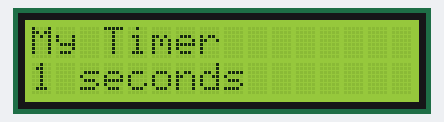
A sketch run on a simulated Arduino Uno, built with avr-gcc and run on an emulated ATmega328P. On the bench: 16×2 character LCD.

Above: at 0.1 s.
At 1.1 s:
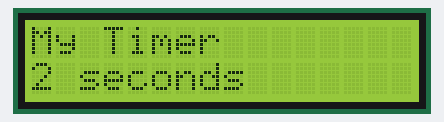
At 2.1 s:
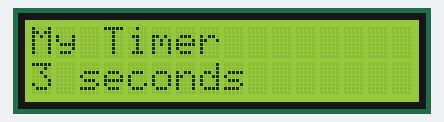
At 4.1 s:
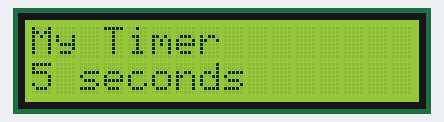
At 6.1 s:
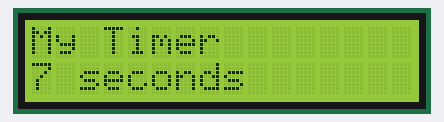
At 9.1 s:
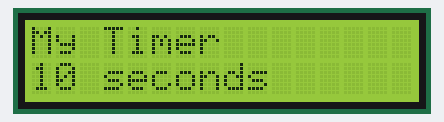

Measured:
- by itself, everything shown: repeats every 10.0 s, in 10 steps
- what the display in image 1 shows lasts 1.0 s, from 1.1 s to 2.1 s

The sketch:

LCDtimer.ino
```cpp
#include <LiquidCrystal.h> // load a liquid display library
LiquidCrystal LCD(10,9,5,4,3,2); // create the LiquidCrystal object
                                // named LCD
/* LCD pin => Arduino pin no.
 * RS => pin 10
 * E => pin 9
 * DB4 => pin 5
 * DB5 => pin 4
 * DB6 => pin 3
 * DB7 => pin 2
 */
int myCounter = 0; // variable counter

void setup() {
  // put your setup code here, to run once:
  LCD.begin(16,2); // tell Arduino our LCD has 16 columns and 2 rows
  LCD.setCursor(0,0);// set LCD cursor to upper left corner of display
  LCD.print("My Timer"); //  Print first line
}

void loop() {
  // put your main code here, to run repeatedly:
  for(myCounter=1; myCounter<=10; myCounter++)
  {
    LCD.setCursor(0,1);// set LCD cursor to column 0, row 1
    LCD.print("                "); // clear row 1

    LCD.setCursor(0,1);//set LCD cursor to column 0, row 1
    LCD.print(myCounter); // print counter
    LCD.print(" seconds"); // print units
    delay(1000); // delay by 1000ms
  }
}
```
